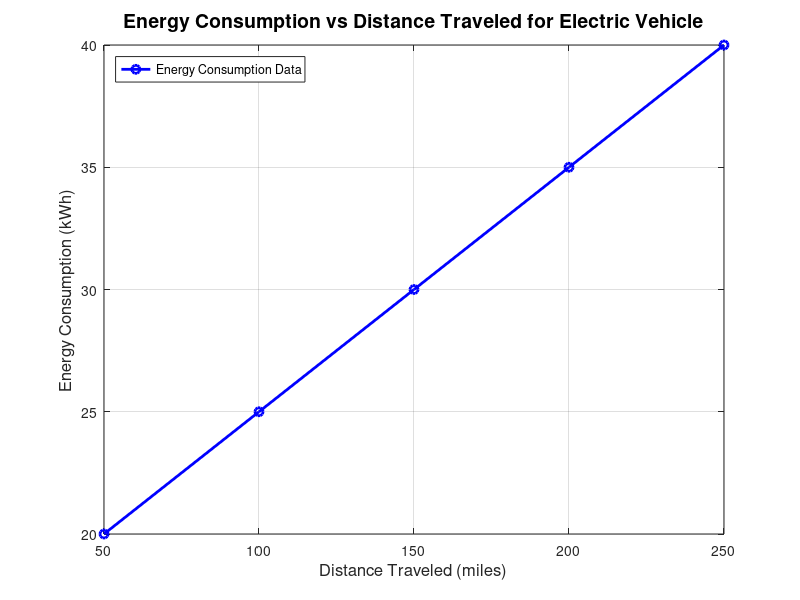

MATLAB code to generate this figure:
% Data for energy consumption and distance traveled
distance_traveled = [50, 100, 150, 200, 250]; % in miles
energy_consumption = [20, 25, 30, 35, 40]; % in kWh

% Create the plot
figure; % Opens a new figure window
plot(distance_traveled, energy_consumption, 'bo-', 'LineWidth', 2); % 'bo-' means blue circles connected by lines

% Add descriptive labels
xlabel('Distance Traveled (miles)', 'FontSize', 12); % X-axis label
ylabel('Energy Consumption (kWh)', 'FontSize', 12); % Y-axis label

% Add a title to the plot
title('Energy Consumption vs Distance Traveled for Electric Vehicle', 'FontSize', 14);

% Add a legend
legend('Energy Consumption Data', 'Location', 'northwest');

% Enhance grid visibility
grid on;

% Save the plot as an image file
saveas(gcf, 'energy_consumption_vs_distance_plot.png');